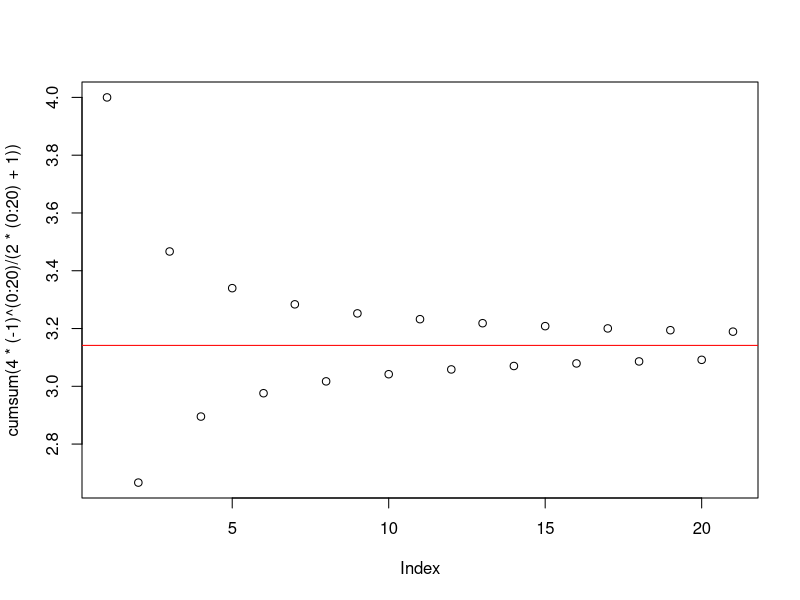
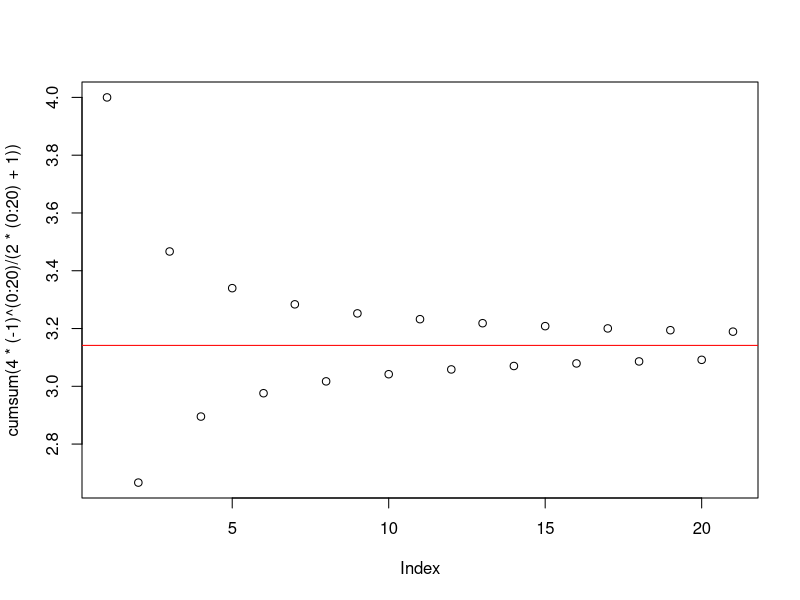

Write the R code that produced these figures, in order.
## ---- chunk 1
1 + 1
## ---- chunk 2
2^(0:10)
## ---- chunk 3
2^(0:10)
## ---- chunk 4
  cumsum( 4 * (-1)^(0:20) / (2*(0:20)+1) )
## ---- chunk 5
cumsum( 4 * (-1)^(0:20) / (2*(0:20)+1) )
## ---- chunk 6
plot(cumsum( 4 * (-1)^(0:20) / (2*(0:20)+1) ))
abline(h=pi, col='red')
## ---- chunk 7
plot(cumsum( 4 * (-1)^(0:20) / (2*(0:20)+1) ))
abline(h=pi, col='red')
## ---- chunk 8
2^(0:10)
## ---- chunk 9
colorfunc <- "heat.colors"
# colorfunc <- "terrain.colors"
